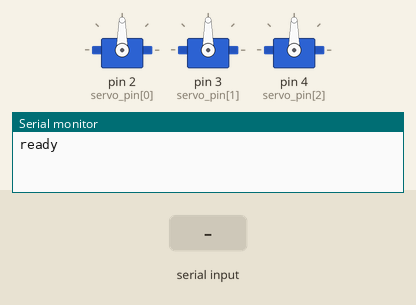
Recording of a sketch running on a simulated Arduino Uno, built with avr-gcc and run on an emulated ATmega328P. Shown: 3 × servo, the last lines printed to the serial monitor. The inputs (shaded band) are chosen by the test bench.

Above: at 1.2 s.
1.3 s: "90,45\n" received over Serial
At 4.2 s:
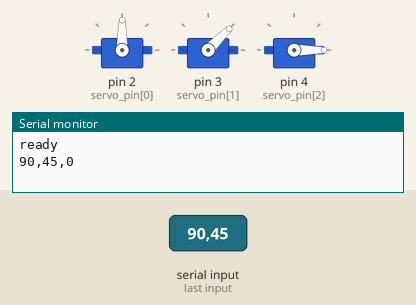
4.3 s: "90\n" received over Serial
At 6.75 s:
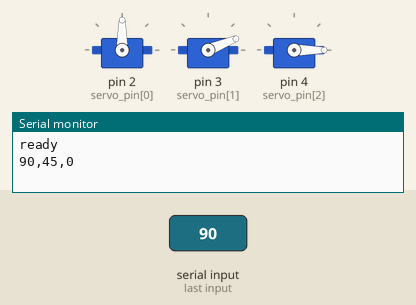
7.3 s: "30,150\n" received over Serial
At 8.45 s:
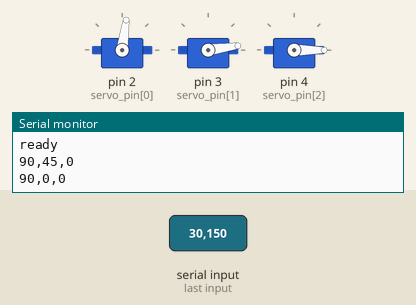
10.3 s: "90,45\n" received over Serial
At 12.48 s:
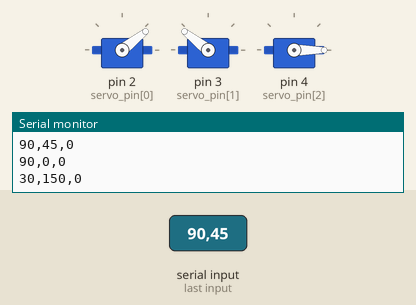
13.3 s: "30,150\n" received over Serial
18.1 s: "5\n" received over Serial
At 23.5 s:
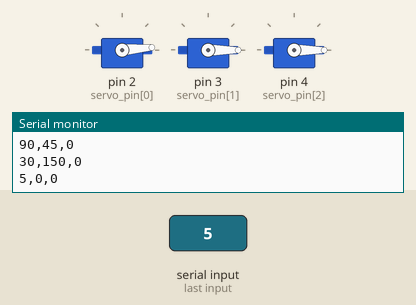
Timing chart, 0 to 24.3 s (numbered marks = the images above; inputs shaded):
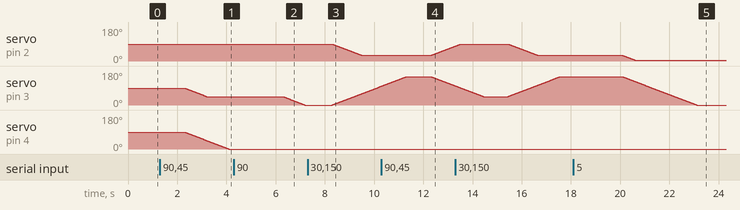

The sketch:

control_servo_from_pi.ino
```cpp
/*
Program: Receive Integers From Raspberry Pi
File: receive_ints_from_raspberrypi.ino
Description: Receive integers from a Raspberry Pi
Author: Addison Sears-Collins, Cuong Nguyen
Website: https://automaticaddison.com
Date: October 4, 2022
*/
#include <Servo.h>

#define NUM_SERVO 3

Servo myservo[NUM_SERVO];

// Initialize the integer variables
int servo_angle[NUM_SERVO];

int servo_state[NUM_SERVO];

int servo_pin[NUM_SERVO] = {2,3,4};

void setup(){
  // Set the baud rate
  Serial.begin(115200);

  for (int i=0; i<NUM_SERVO; i++) {
    servo_angle[i]=90;
    myservo[i].attach(servo_pin[i]);
    servo_state[i] = 90;
  }

  Serial.println("ready");
}

void loop(){

  if(Serial.available() > 1) {
    for (int i=0; i<NUM_SERVO; i++) {
      servo_angle[i] = Serial.parseInt();
    }

    while (!checkServoArrival()) {
      for (int i=0; i<NUM_SERVO; i++) {
        if (servo_state[i] < servo_angle[i]) {
          servo_state[i]++;
        } else if (servo_state[i] > servo_angle[i]) {
          servo_state[i]--;
        }
        myservo[i].write(servo_state[i]);
      }
      delay(20);
    }


    // We do println to add a new line character '\n' at the end
    // of the comma-separated stream of integers
    for (int i=0; i<NUM_SERVO-1; i++) {
      Serial.print(servo_angle[i]);Serial.print(",");
    }
    Serial.println(servo_angle[NUM_SERVO-1]);
  }
}

bool checkServoArrival() {
  for (int i=0; i<NUM_SERVO; i++) {
    if (servo_state[i] != servo_angle[i]) {
      return false;
    }
  }
  return true;
}
```

Measured:
- after the input at 1.3 s, servo on pin 3 (servo_pin[1]): moves from 90° to 45° over 0.89 s, starting after 1.0 s; servo on pin 4 (servo_pin[2]): moves from 90° to 0° over 1.8 s, starting after 1.0 s
- after the input at 4.3 s, servo on pin 3 (servo_pin[1]): moves from 45° to 0° over 0.89 s, starting after 2.0 s
- after the input at 7.3 s, servo on pin 2 (servo_pin[0]): moves from 90° to 30° over 1.2 s, starting after 1.0 s; servo on pin 3 (servo_pin[1]): moves from 0° to 99° over 2.0 s, starting after 1.0 s
- after the input at 10.3 s, servo on pin 2 (servo_pin[0]): moves from 30° to 78° over 0.95 s, starting after 2.0 s
- after the input at 18.1 s, servo on pin 2 (servo_pin[0]): moves from 30° to 5° over 0.48 s, starting after 2.0 s; servo on pin 3 (servo_pin[1]): moves from 150° to 0° over 3.0 s, starting after 2.0 s
